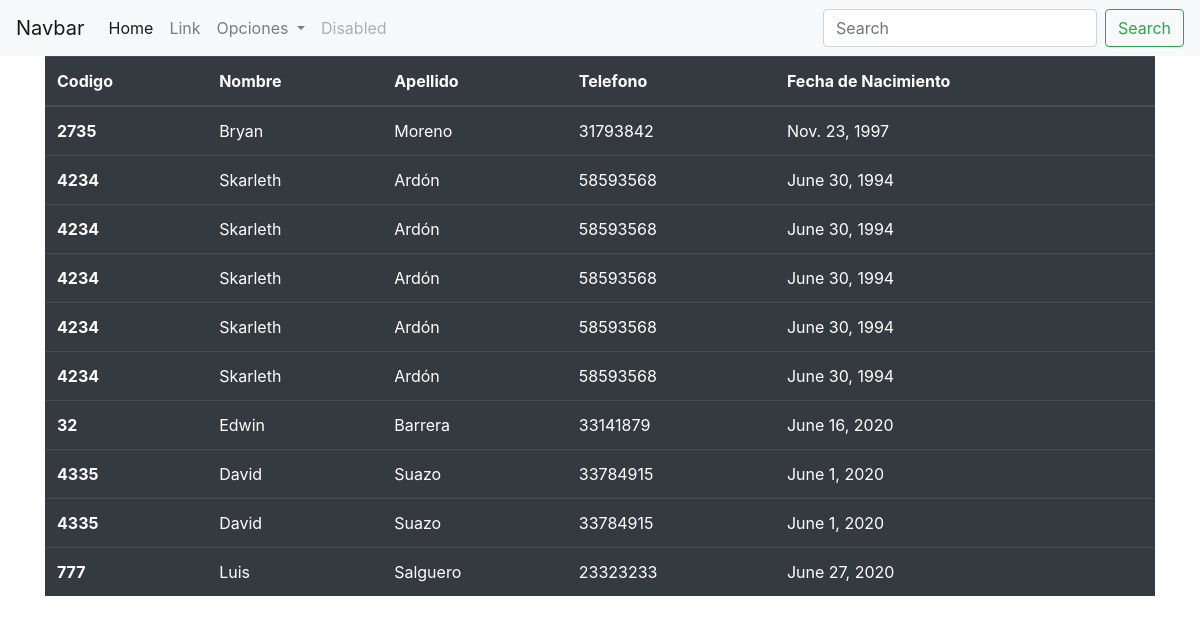
The app's page /MostrarAlumno/ with its own data.
### models/Alumno/models.py (models this page shows)
class Alumno(models.Model):
    nombre = models.CharField(max_length=25)
    apellido = models.CharField(max_length=25)
    telefono = models.CharField(max_length=15)
    fecha_nacimiento = models.DateField()
    codigo = models.IntegerField()

### models/Alumno/views.py (the view)
# urls.py: path('MostrarAlumno/', FormularioAlumnoView.lista, name="MostrarAlumno"),
    def lista(request):
        alumno = Alumno.objects.all()
        return render(request, "MostrarAlumno.html", {'alumnos': alumno})

### templates/MostrarAlumno.html
{% extends 'index.html' %}
{% block content %}
    <table class="table table-dark">
  <thead>
    <tr>
      <th scope="col">Codigo</th>
      <th scope="col">Nombre</th>
      <th scope="col">Apellido</th>
      <th scope="col">Telefono</th>
      <th scope="col">Fecha de Nacimiento</th>
    </tr>
  </thead>
  <tbody>
  {% for alumno in alumnos %}
      <tr>
      <th scope="row">{{ alumno.codigo }}</th>
      <td>{{ alumno.nombre }}</td>
      <td>{{ alumno.apellido }}</td>
      <td>{{ alumno.telefono }}</td>
      <td>{{ alumno.fecha_nacimiento }}</td>
    </tr>
  {% endfor %}
  </tbody>
</table>
{% endblock %}

### templates/index.html (shortened to what this page needs)
<!DOCTYPE html>
<html lang="en">
<head>
    <link rel="stylesheet" href="https://stackpath.bootstrapcdn.com/bootstrap/4.5.0/css/bootstrap.min.css">
</head>
<body>
<nav class="navbar navbar-expand-lg navbar-light bg-light">
  <a class="navbar-brand" href="#">Navbar</a>
  <div class="collapse navbar-collapse" id="navbarSupportedContent">
    <ul class="navbar-nav mr-auto">
      <li class="nav-item active">
        <a class="nav-link" href="{% url "home" %}">Home <span class="sr-only">(current)</span></a>
      </li>
      <li class="nav-item">
        <a class="nav-link" href="">Link</a>
      </li>
      <li class="nav-item dropdown">
        <a class="nav-link dropdown-toggle" href="#" id="navbarDropdown" role="button" data-toggle="dropdown" aria-haspopup="true" aria-expanded="false">
          Opciones
        </a>
      </li>
      <li class="nav-item">
        <a class="nav-link disabled" href="#" tabindex="-1" aria-disabled="true">Disabled</a>
      </li>
    </ul>
    <form class="form-inline my-2 my-lg-0">
      <input class="form-control mr-sm-2" type="search" placeholder="Search" aria-label="Search">
      <button class="btn btn-outline-success my-2 my-sm-0" type="submit">Search</button>
    </form>
  </div>
</nav>
    <div class="content container">
        {% block content %}{% endblock %}
    </div>
</body>
</html>

### records on screen
Alumno: codigo "2735", nombre "Bryan", apellido "Moreno", telefono "31793842", fecha_nacimiento "Nov. 23, 1997"
Alumno: codigo "4234", nombre "Skarleth", apellido "Ardón", telefono "58593568", fecha_nacimiento "June 30, 1994"
Alumno: codigo "4234", nombre "Skarleth", apellido "Ardón", telefono "58593568", fecha_nacimiento "June 30, 1994"
Alumno: codigo "4234", nombre "Skarleth", apellido "Ardón", telefono "58593568", fecha_nacimiento "June 30, 1994"
Alumno: codigo "4234", nombre "Skarleth", apellido "Ardón", telefono "58593568", fecha_nacimiento "June 30, 1994"
Alumno: codigo "4234", nombre "Skarleth", apellido "Ardón", telefono "58593568", fecha_nacimiento "June 30, 1994"
Alumno: codigo "32", nombre "Edwin", apellido "Barrera", telefono "33141879", fecha_nacimiento "June 16, 2020"
Alumno: codigo "4335", nombre "David", apellido "Suazo", telefono "33784915", fecha_nacimiento "June 1, 2020"
Alumno: codigo "4335", nombre "David", apellido "Suazo", telefono "33784915", fecha_nacimiento "June 1, 2020"
Alumno: codigo "777", nombre "Luis", apellido "Salguero", telefono "23323233", fecha_nacimiento "June 27, 2020"
